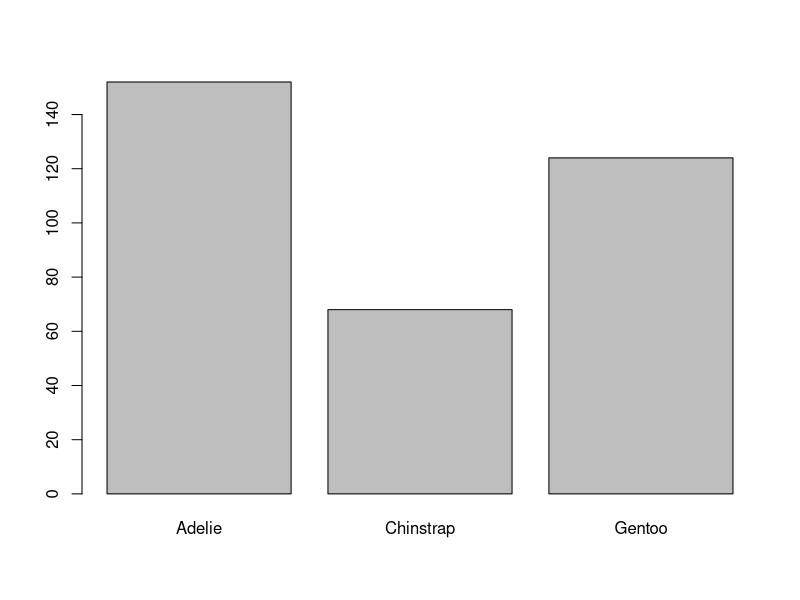
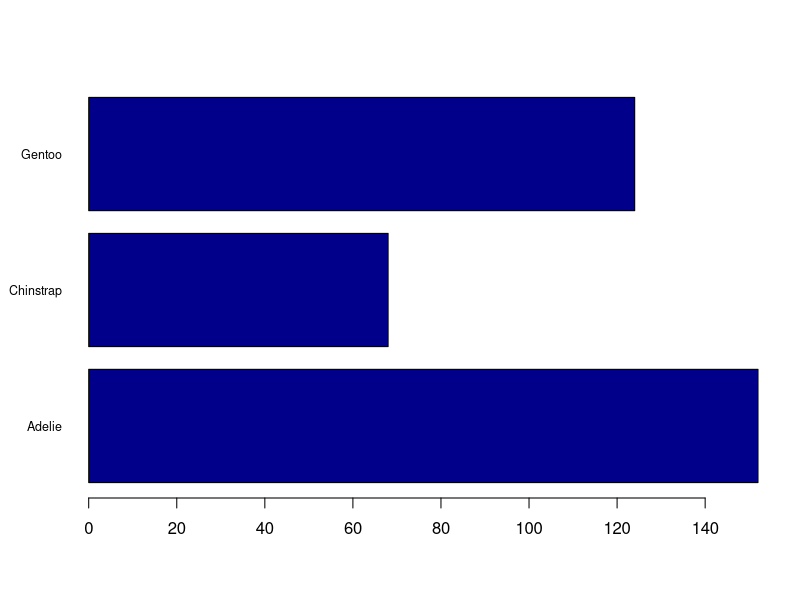
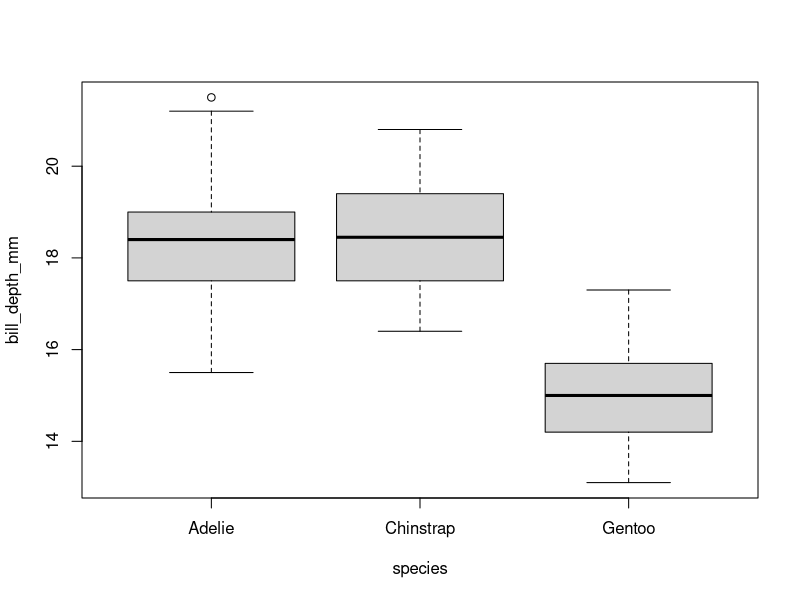
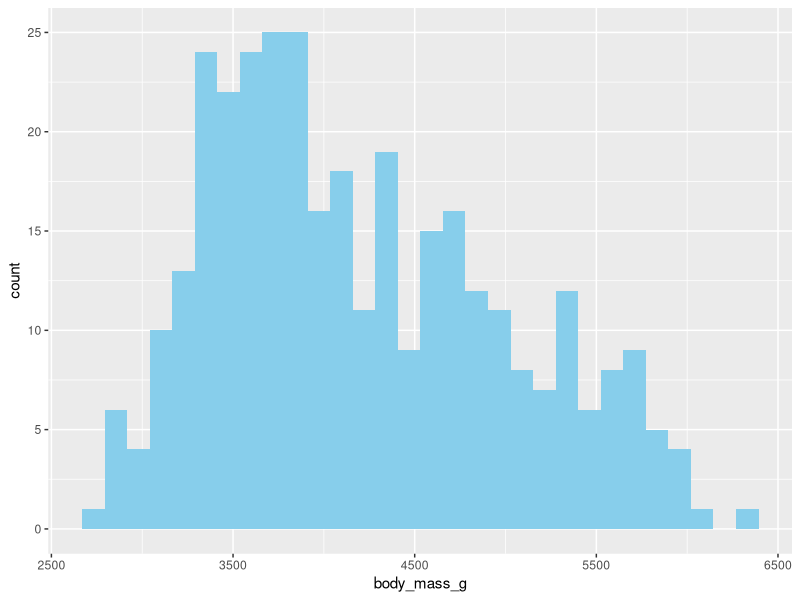
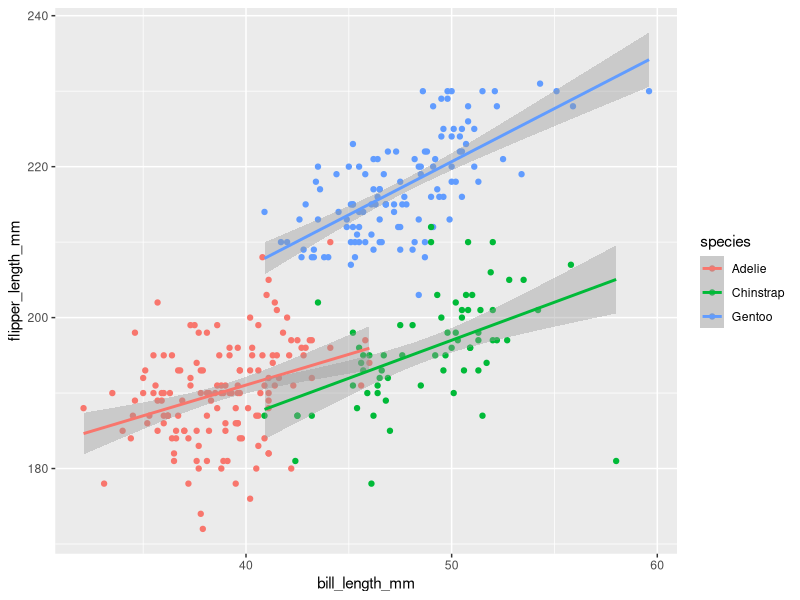
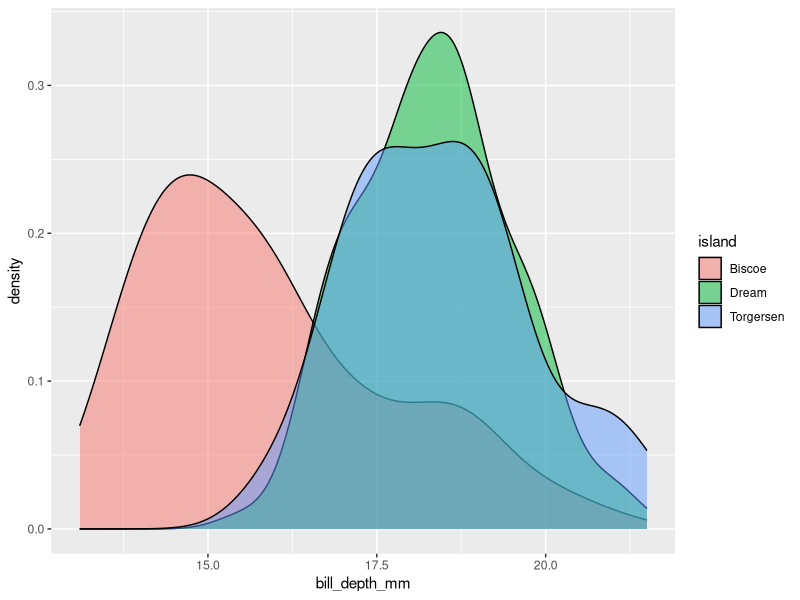
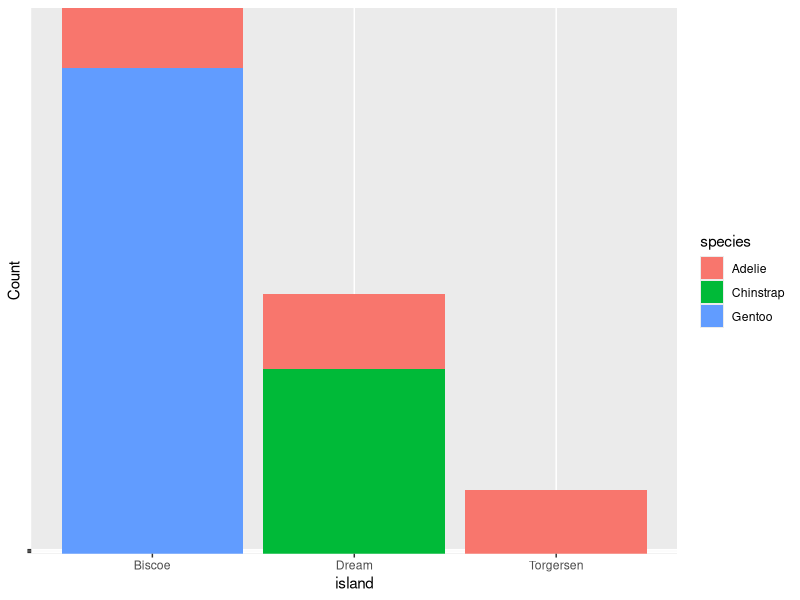
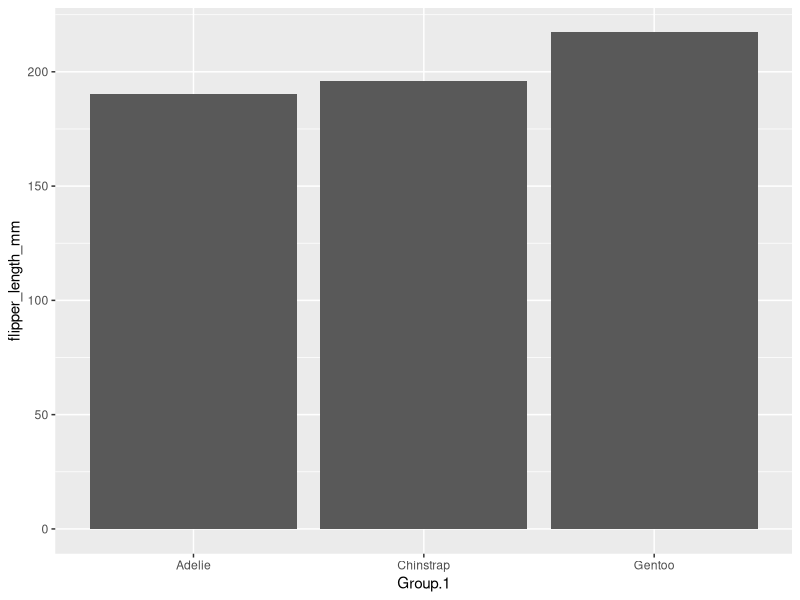

Recreate these plots in R, in order.
## ---- chunk 1
# Install (if required) and load the palmerpenguins package
# install.packages("palmerpenguins")

library(palmerpenguins)
## ---- chunk 2
# List datasets in the package
data(package = "palmerpenguins")
## ---- chunk 3
# Install the readr package (if required)
# install.packages("readr")
## ---- chunk 4
# Check the current working directory
# getwd()
## ---- chunk 5
# Change the working directory (replace with the path to your folder)
# setwd("path/to/your/folder")
# Verify the change
# getwd()
## ---- chunk 6
# Load library
# library(readr)

# Load the dataset from a csv file
# penguins2 <- read_csv("penguins.csv")
## ---- chunk 7
# Display the first six rows of the dataset
head(penguins)
## ---- chunk 8
# Display the structure of the dataset
str(penguins)
## ---- chunk 9
# Generate summary statistics for the dataset
summary(penguins)
## ---- chunk 10
# Create a table of species counts
speciescounts <- table(penguins$species)

# Generate a simple barplot
barplot(speciescounts)
## ---- chunk 11
# Enhanced barplot with customisation
barplot(
  speciescounts,
  horiz = TRUE,
  col = "darkblue",
  las = 1, # Rotate axis labels to horizontal
  cex.names = 0.75 # Reduce label size for better fit
)
## ---- chunk 12
# ?barplot
## ---- chunk 13
# Create a boxplot of bill depth by species
boxplot(bill_depth_mm ~ species, data = penguins)
## ---- chunk 14
# Install ggplot2 via tidyverse
# install.packages("tidyverse")

# Or install ggplot2 alone
# install.packages("ggplot2")
## ---- chunk 15
# Load the tidyverse suite
library(tidyverse)

# Or load only the ggplot package
# library(ggplot2)
## ---- chunk 16
# Histogram of body mass with ggplot2
ggplot(data = penguins, aes(x = body_mass_g)) +
  geom_histogram(fill = "skyblue")
## ---- chunk 17
# Identify rows with NA values in the body_mass_g column
which(is.na(penguins$body_mass_g))
## ---- chunk 18
# Remove rows with NA values and create a new dataset
penguins3 <- na.omit(penguins)
## ---- chunk 19
# Compare row counts before and after removing NA values
nrow(penguins) # Original dataset
## ---- chunk 20
nrow(penguins3) # Dataset without NAs
## ---- chunk 21
ggplot(data = penguins3, aes(x = bill_length_mm, y = flipper_length_mm, colour = species)) +
  geom_point() +
  geom_smooth(method = "lm")
## ---- chunk 22
ggplot(data = penguins3, aes(x = bill_depth_mm, fill = island)) +
  geom_density(alpha = 0.5)
## ---- chunk 23
ggplot(data = penguins3, aes(x = island, y = species, fill = species)) +
  geom_bar(position = "stack", stat = "identity") +
  theme(axis.text.y = element_blank()) +
  ylab("Count")
## ---- chunk 24
# Calculate mean flipper length per species
flipper_means <- aggregate(penguins3[, 5], list(penguins3$species), mean)
flipper_means
## ---- chunk 25
# Plot the mean flipper length by species
ggplot(data = flipper_means, aes(x = Group.1, y = flipper_length_mm)) +
  geom_bar(stat = "identity")
